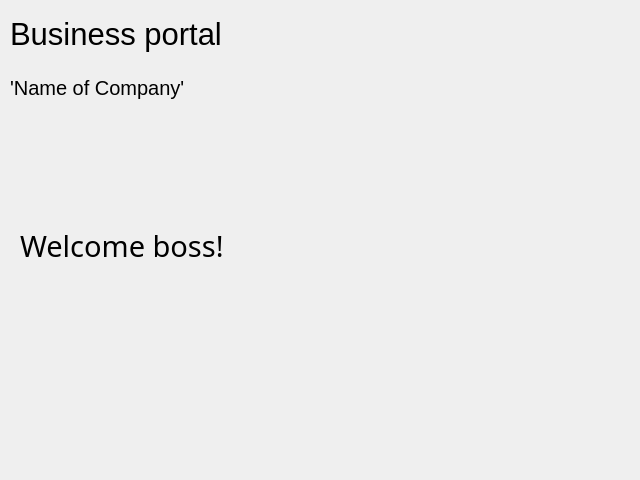
<?xml version="1.0" encoding="UTF-8"?>
<ui version="4.0">
 <class>PortalFrameWork</class>
 <widget class="QDialog" name="PortalFrameWork">
  <property name="geometry">
   <rect>
    <x>0</x>
    <y>0</y>
    <width>640</width>
    <height>480</height>
   </rect>
  </property>
  <property name="windowTitle">
   <string>Dialog</string>
  </property>
  <widget class="QWidget" name="layoutWidget">
   <property name="geometry">
    <rect>
     <x>10</x>
     <y>10</y>
     <width>341</width>
     <height>101</height>
    </rect>
   </property>
   <layout class="QVBoxLayout" name="verticalLayout_2">
    <item>
     <widget class="QLabel" name="label_3">
      <property name="font">
       <font>
        <pointsize>23</pointsize>
       </font>
      </property>
      <property name="text">
       <string>Business portal</string>
      </property>
     </widget>
    </item>
    <item>
     <widget class="QLabel" name="label_4">
      <property name="font">
       <font>
        <pointsize>15</pointsize>
       </font>
      </property>
      <property name="text">
       <string>'Name of Company'</string>
      </property>
     </widget>
    </item>
   </layout>
  </widget>
  <widget class="QLabel" name="label">
   <property name="geometry">
    <rect>
     <x>20</x>
     <y>180</y>
     <width>271</width>
     <height>131</height>
    </rect>
   </property>
   <property name="font">
    <font>
     <family>Vivaldi</family>
     <pointsize>22</pointsize>
    </font>
   </property>
   <property name="text">
    <string>Welcome boss!</string>
   </property>
  </widget>
 </widget>
 <resources/>
 <connections/>
</ui>
